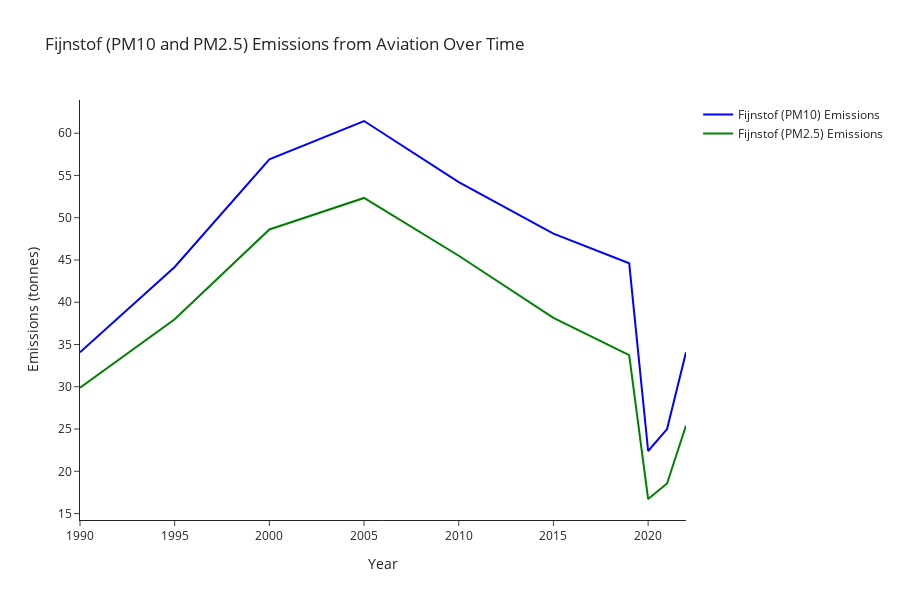

Notebook code cell kept with this figure:
### Code cell
import pandas as pd
import plotly.graph_objects as go

# Load the dataset
df_emission = pd.read_csv("Schiphol_Emissie_Cleaned.csv")

# Preprocess the dataset
df_emission['EMISSIE (kg)'] = df_emission['EMISSIE (kg)'].str.replace(',', '.').astype(float)

# Filter the data for "Fijnstof (PM10)" and "Fijnstof (PM2.5)"
df_fijnstof_pm10 = df_emission[df_emission['STOFNAAM'] == 'Fijnstof (PM10)']
df_fijnstof_pm25 = df_emission[df_emission['STOFNAAM'] == 'Fijnstof (PM2,5)']

# Aggregate the data by year for each type of Fijnstof
df_fijnstof_pm10_yearly = df_fijnstof_pm10.groupby('EMISSIEJAAR')['EMISSIE (kg)'].sum().reset_index()
df_fijnstof_pm25_yearly = df_fijnstof_pm25.groupby('EMISSIEJAAR')['EMISSIE (kg)'].sum().reset_index()

# Convert emissions to tonnes for better visualization
df_fijnstof_pm10_yearly['EMISSIE (tonnes)'] = df_fijnstof_pm10_yearly['EMISSIE (kg)'] / 1000
df_fijnstof_pm25_yearly['EMISSIE (tonnes)'] = df_fijnstof_pm25_yearly['EMISSIE (kg)'] / 1000

# Create the plot
fig = go.Figure()

fig.add_trace(go.Scatter(
    x=df_fijnstof_pm10_yearly['EMISSIEJAAR'],
    y=df_fijnstof_pm10_yearly['EMISSIE (tonnes)'],
    mode='lines',
    name='Fijnstof (PM10) Emissions',
    line=dict(color='blue')
))

fig.add_trace(go.Scatter(
    x=df_fijnstof_pm25_yearly['EMISSIEJAAR'],
    y=df_fijnstof_pm25_yearly['EMISSIE (tonnes)'],
    mode='lines',
    name='Fijnstof (PM2.5) Emissions',
    line=dict(color='green')
))

# Update layout
fig.update_layout(
    title='Fijnstof (PM10 and PM2.5) Emissions from Aviation Over Time',
    xaxis_title='Year',
    yaxis_title='Emissions (tonnes)',
    height=600,
    width=900,
    template='simple_white',
    showlegend=True
)

# Show the plot
fig.show()

### Figure 1 — Plotly figure (JSON) as saved in the notebook; plotly's stock layout.template omitted (floating-point values rounded to 4 significant figures)
{"data": [{"line": {"color": "blue"}, "mode": "lines", "name": "Fijnstof (PM10) Emissions", "type": "scatter", "x": [1990, 1995, 2000, 2005, 2010, 2015, 2019, 2020, 2021, 2022], "y": [34.07, 44.18, 56.91, 61.44, 54.21, 48.11, 44.61, 22.4, 25.0, 34.08]}, {"line": {"color": "green"}, "mode": "lines", "name": "Fijnstof (PM2.5) Emissions", "type": "scatter", "x": [1990, 1995, 2000, 2005, 2010, 2015, 2019, 2020, 2021, 2022], "y": [29.89, 37.98, 48.61, 52.34, 45.5, 38.15, 33.75, 16.72, 18.56, 25.42]}], "layout": {"height": 600, "showlegend": true, "title": {"text": "Fijnstof (PM10 and PM2.5) Emissions from Aviation Over Time"}, "width": 900, "xaxis": {"autorange": true, "range": [1990, 2022], "title": {"text": "Year"}, "type": "linear"}, "yaxis": {"autorange": true, "range": [14.24, 63.93], "title": {"text": "Emissions (tonnes)"}, "type": "linear"}}}
